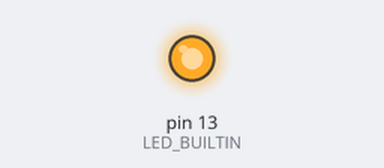
This sketch was run on a simulated Arduino Uno, built with avr-gcc and run on an emulated ATmega328P. On the bench: output pins drawn as LEDs (lit = HIGH).

Above: at 0.5 s.
At 28.2 s:
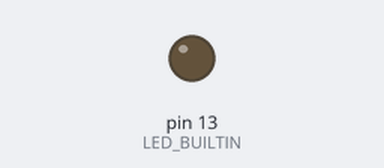
Timing chart, 0 to 39.0 s (numbered marks = the images above):
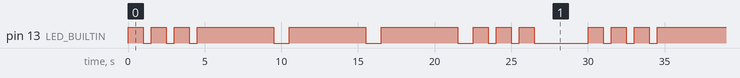

Measured:
- by itself, pin 13 (LED_BUILTIN): repeats every 30.0 s: 2 × (LOW 0.50 s, HIGH 1.0 s), LOW 0.50 s, 3 × (HIGH 5.0 s, LOW 1.0 s), 2 × (HIGH 1.0 s, LOW 0.50 s), HIGH 1.0 s, LOW 3.5 s, HIGH 1.0 s
- by itself, everything shown: repeats every 30.0 s, in 18 steps

The sketch:

config.ino
```cpp
int pin = 13;

void setup()
{
  pinMode(LED_BUILTIN, OUTPUT);
}

void loop()
{
  dot(); dot(); dot();
  dash(); dash(); dash();
  dot(); dot(); dot();
  delay(3000);
}

void dot()
{
  digitalWrite(LED_BUILTIN, HIGH);   // turn the LED on (HIGH is the voltage level)
  delay(1000);                       // wait for a second
  digitalWrite(LED_BUILTIN, LOW);    // turn the LED off by making the voltage LOW
  delay(500);
}

void dash()
{
  digitalWrite(LED_BUILTIN, HIGH);   // turn the LED on (HIGH is the voltage level)
  delay(5000);                       // wait for a second
  digitalWrite(LED_BUILTIN, LOW);    // turn the LED off by making the voltage LOW
  delay(1000);
}
```
